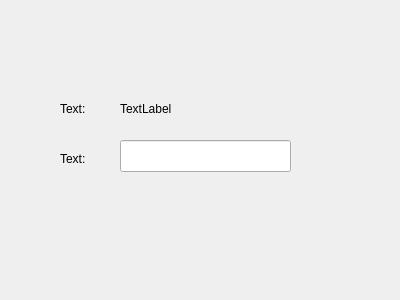
<?xml version="1.0" encoding="UTF-8"?>
<ui version="4.0">
 <class>Form</class>
 <widget class="QWidget" name="Form">
  <property name="geometry">
   <rect>
    <x>0</x>
    <y>0</y>
    <width>400</width>
    <height>300</height>
   </rect>
  </property>
  <property name="windowTitle">
   <string>Form</string>
  </property>
  <widget class="QLabel" name="label">
   <property name="geometry">
    <rect>
     <x>60</x>
     <y>150</y>
     <width>59</width>
     <height>18</height>
    </rect>
   </property>
   <property name="text">
    <string>Text:</string>
   </property>
  </widget>
  <widget class="QLabel" name="label_2">
   <property name="geometry">
    <rect>
     <x>60</x>
     <y>100</y>
     <width>59</width>
     <height>18</height>
    </rect>
   </property>
   <property name="text">
    <string>Text:</string>
   </property>
  </widget>
  <widget class="MyLineEdit" name="lineEdit">
   <property name="geometry">
    <rect>
     <x>120</x>
     <y>140</y>
     <width>171</width>
     <height>32</height>
    </rect>
   </property>
  </widget>
  <widget class="QLabel" name="txt_impres">
   <property name="geometry">
    <rect>
     <x>120</x>
     <y>100</y>
     <width>171</width>
     <height>18</height>
    </rect>
   </property>
   <property name="text">
    <string>TextLabel</string>
   </property>
  </widget>
 </widget>
 <customwidgets>
  <customwidget>
   <class>MyLineEdit</class>
   <extends>QLineEdit</extends>
   <header>MyLineEdit.h</header>
   <slots>
    <signal>returnPressed(QString)</signal>
    <slot>tractaReturn()</slot>
   </slots>
  </customwidget>
 </customwidgets>
 <resources/>
 <connections>
  <connection>
   <sender>lineEdit</sender>
   <signal>returnPressed(QString)</signal>
   <receiver>txt_impres</receiver>
   <slot>setText(QString)</slot>
   <hints>
    <hint type="sourcelabel">
     <x>252</x>
     <y>165</y>
    </hint>
    <hint type="destinationlabel">
     <x>272</x>
     <y>115</y>
    </hint>
   </hints>
  </connection>
 </connections>
</ui>
